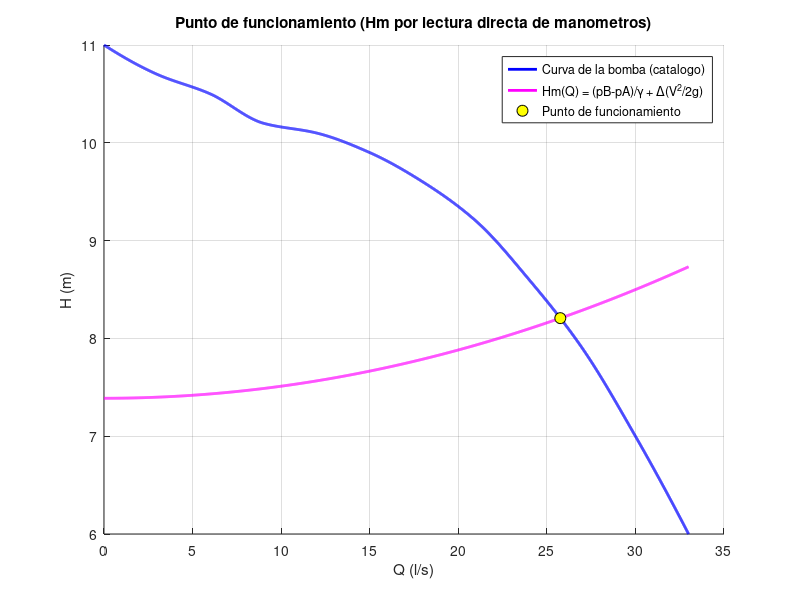

This figure's MATLAB source:
% Bomba_manometros.m — calcula el punto de funcionamiento de una bomba
% cuando el enunciado da directamente las lecturas de DOS MANOMETROS
% ubicados justo antes (succion, pA) y despues (impulsion, pB) de la
% bomba, ambos a la MISMA cota zA. En ese caso no hace falta conocer la
% geometria/perdidas de las tuberias de succion e impulsion para hallar
% Hm(Q): alcanza con Hm = HB-HA = (pB-pA)/gamma + (Vimp^2-Vsuc^2)/(2g),
% que depende de Q solo a traves de las velocidades (areas Dsuc/Dimp,
% que pueden ser distintas). Tambien calcula el NPSH disponible a partir
% de la presion ABSOLUTA de succion (Patm+pA-Pvap), sin necesidad de
% conocer las perdidas del tramo de succion por separado.
%
% Entradas: Dsuc, Dimp (diametros de succion/impulsion, m), pA, pB
% (lecturas de los manometros, Pa, con su signo), Qb/Hb/eta/NPSHr (curva
% de catalogo de la bomba), Patm, Pvap (presion atmosferica y de vapor
% del agua a la temperatura de trabajo, Pa).
% Salidas: punto de funcionamiento (Qpf,Hpf), eficiencia y potencia
% consumida en Qpf, NPSH disponible y NPSH requerido en Qpf (para
% verificar cavitacion).
%
% Usar cuando: el enunciado da lecturas de manometro en las BRIDAS de la
% bomba (no presiones en tanques/depositos distantes) — tipico de
% ejercicios de "recirculacion" o de instalaciones ya construidas donde
% se mide en operacion. Si en cambio hay que calcular Hm a partir de las
% cotas y longitudes de tuberia de dos tanques, usar Bomba_sola.m o
% Bomba_curvaInstalacion.m (requieren colebrook.m para la perdida
% distribuida). Ver tambien: si ademas se pide el coeficiente de
% perdidas localizadas ks de un tramo (p.ej. succion) conocido el punto
% de funcionamiento, se despeja de la ecuacion de energia entre el
% deposito y la brida correspondiente: ks = (H_deposito-H_brida)/(V^2/2g)
% - f*L/D (requiere colebrook.m para f).
clc; clear; close all;

%% ==== DATOS (editar) ====
Dsuc = 0.118;   % m
Dimp = 0.084;   % m
pA = -58.6e3;   % Pa (manometro de succion)
pB = 13.8e3;    % Pa (manometro de impulsion)

g = 9.8;
ro = 1000;
gamma = ro*g;

Patm = 101300;  % Pa
Pvap = 2340;    % Pa (agua ~20 C; usar un valor mayor si el enunciado da otra temperatura)

% Curva de catalogo de la bomba
Qb = [0 3 6 9 12 15 18 21 24 27 30 33]/1000; % m3/s
Hb = [11.0 10.7 10.5 10.2 10.1 9.9 9.6 9.2 8.6 7.9 7.0 6.0];
etab = [0 56 64 74 76 77 75 73 69 64 53 45];
NPSHr = [1.6 1.65 1.7 1.75 1.8 1.85 1.95 2 2.2 3.1 4.2 6];
%% ========================

Asuc = pi*Dsuc^2/4;
Aimp = pi*Dimp^2/4;

Qm = linspace(min(Qb), max(Qb), 3000);
Hb_i = interp1(Qb, Hb, Qm, 'pchip');

Vsuc_m = Qm/Asuc;
Vimp_m = Qm/Aimp;
Hm = (pB-pA)/gamma + (Vimp_m.^2 - Vsuc_m.^2)/(2*g);

[~, idx] = min(abs(Hb_i - Hm));
Qpf = Qm(idx);
Hpf = Hb_i(idx);
eta_pf = interp1(Qb, etab, Qpf, 'pchip')/100;
NPSHreq_pf = interp1(Qb, NPSHr, Qpf, 'pchip');

Vsuc_pf = Qpf/Asuc;
NPSHdisp_pf = (Patm + pA - Pvap)/gamma + Vsuc_pf^2/(2*g);

Pot = gamma*Qpf*Hpf/eta_pf;

fprintf('Asuc=%.5f m2 ; Aimp=%.5f m2\n', Asuc, Aimp);
fprintf('Qpf=%.5f m3/s (%.2f l/s) ; Hpf=%.3f m ; eta_pf=%.1f%%\n', Qpf, Qpf*1000, Hpf, eta_pf*100);
fprintf('Potencia consumida = %.0f W (%.2f kW)\n', Pot, Pot/1000);
fprintf('NPSHdisp=%.3f m ; NPSHreq=%.3f m => ', NPSHdisp_pf, NPSHreq_pf);
if NPSHdisp_pf > NPSHreq_pf
  fprintf('NO cavita (margen %.3f m)\n', NPSHdisp_pf-NPSHreq_pf);
else
  fprintf('CAVITA\n');
end

figure(1); clf; hold on; grid on;
plot(Qm*1000, Hb_i, 'b-', 'LineWidth', 2, 'DisplayName', 'Curva de la bomba (catalogo)');
plot(Qm*1000, Hm, 'm-', 'LineWidth', 2, 'DisplayName', 'Hm(Q) = (pB-pA)/\gamma + \Delta(V^2/2g)');
plot(Qpf*1000, Hpf, 'ko', 'MarkerFaceColor', 'y', 'MarkerSize', 8, 'DisplayName', 'Punto de funcionamiento');
xlabel('Q (l/s)'); ylabel('H (m)'); legend('Location', 'best');
title('Punto de funcionamiento (Hm por lectura directa de manometros)');
